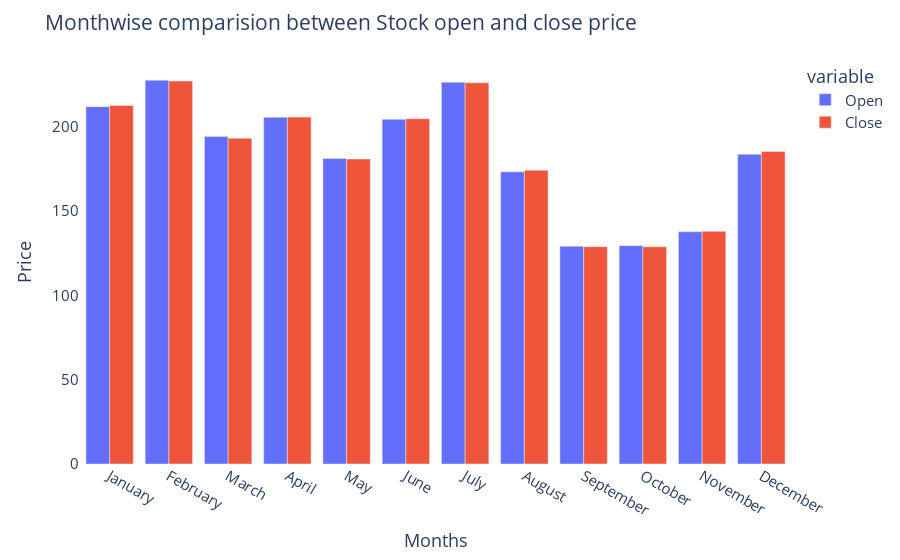

Notebook cell for this chart:
### Code cell
fig=px.bar(monthwise)
fig.update_layout(barmode='group',title='Monthwise comparision between Stock open and close price',
                 font_size=15,xaxis_title='Months',yaxis_title='Price')
fig.update_layout({'plot_bgcolor':'white'})


fig.show()

### Figure 1 — Plotly figure (JSON) as saved in the notebook; plotly's stock layout.template omitted (floating-point values rounded to 4 significant figures)
{"data": [{"alignmentgroup": "True", "hovertemplate": "variable=Open<br>Date=%{x}<br>value=%{y}<extra></extra>", "legendgroup": "Open", "marker": {"color": "#636efa", "pattern": {"shape": ""}}, "name": "Open", "offsetgroup": "Open", "orientation": "v", "showlegend": true, "textposition": "auto", "type": "bar", "x": ["January", "February", "March", "April", "May", "June", "July", "August", "September", "October", "November", "December"], "xaxis": "x", "y": [211.9, 227.6, 194.2, 205.6, 181.2, 204.4, 226.4, 173.2, 129.1, 129.5, 137.7, 183.6], "yaxis": "y"}, {"alignmentgroup": "True", "hovertemplate": "variable=Close<br>Date=%{x}<br>value=%{y}<extra></extra>", "legendgroup": "Close", "marker": {"color": "#EF553B", "pattern": {"shape": ""}}, "name": "Close", "offsetgroup": "Close", "orientation": "v", "showlegend": true, "textposition": "auto", "type": "bar", "x": ["January", "February", "March", "April", "May", "June", "July", "August", "September", "October", "November", "December"], "xaxis": "x", "y": [212.6, 227.0, 193.2, 205.7, 180.8, 204.7, 226.0, 174.2, 128.9, 128.8, 138.0, 185.3], "yaxis": "y"}], "layout": {"autosize": true, "barmode": "group", "font": {"size": 15}, "legend": {"title": {"text": "variable"}, "tracegroupgap": 0}, "margin": {"t": 60}, "plot_bgcolor": "white", "title": {"text": "Monthwise comparision between Stock open and close price"}, "xaxis": {"anchor": "y", "autorange": true, "domain": [0, 1], "range": [-0.5, 11.5], "title": {"text": "Months"}, "type": "category"}, "yaxis": {"anchor": "x", "autorange": true, "domain": [0, 1], "range": [0, 239.5], "title": {"text": "Price"}, "type": "linear"}}}
